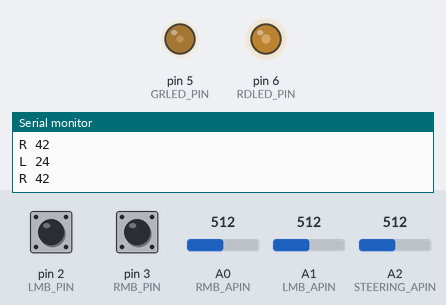
Bench run of a sketch on a simulated Arduino Leonardo, built with avr-gcc and run on an emulated ATmega32U4. On the bench: output pins drawn as LEDs (lit = HIGH), the last lines printed to the serial monitor. The inputs (shaded band) are chosen by the test bench; at power-on: A1 (LMB_APIN) = 512, A0 (RMB_APIN) = 512, pin 2 (LMB_PIN) HIGH, pin 3 (RMB_PIN) HIGH, A2 (STEERING_APIN) = 512. USB keyboard and mouse output is not drawn.

Above: at 1.2 s.
1.3 s: A1 (LMB_APIN) set to 716
At 2.1 s:
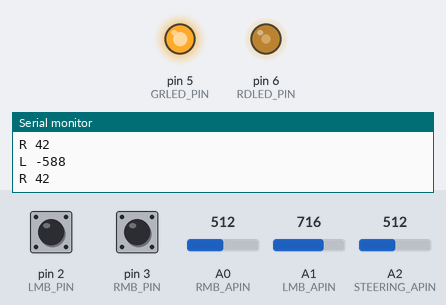
2.8 s: A0 (RMB_APIN) set to 900
At 3.2 s:
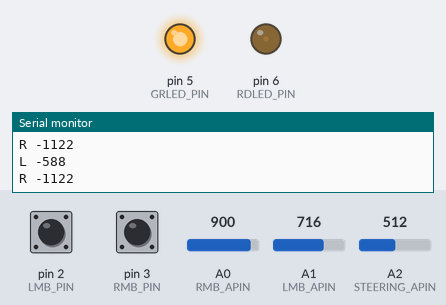
4.3 s: A1 (LMB_APIN) set to 531
5.8 s: A1 (LMB_APIN) set to 520
At 7.0 s:
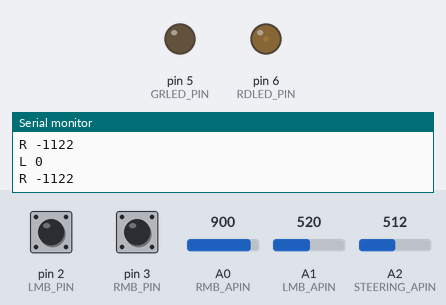
7.3 s: A0 (RMB_APIN) set to 902
At 8.1 s:
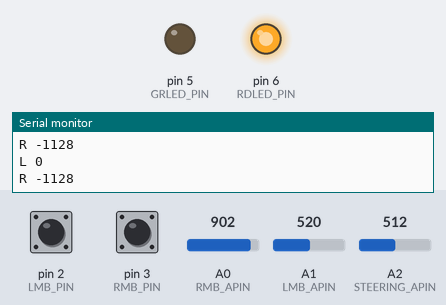
8.8 s: A0 (RMB_APIN) set to 1023
At 9.2 s:
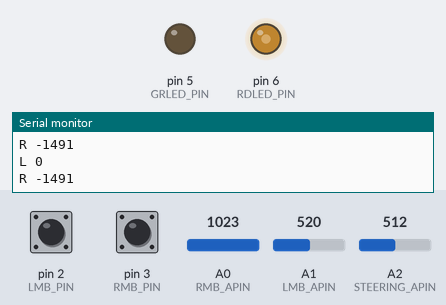
Timing chart, 0 to 11.3 s (numbered marks = the images above; inputs shaded):
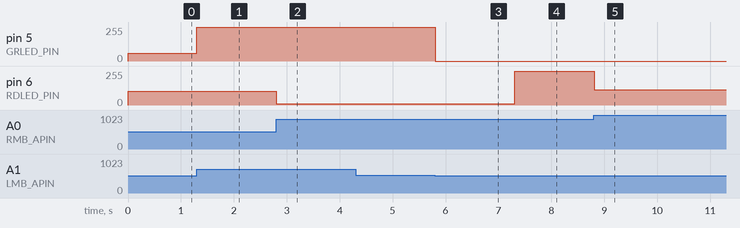

Measured:
- the behaviour switches between 521 and 520 on A1 (LMB_APIN) (found by bisection; images 2 and 3)
- the behaviour switches between 901 and 902 on A0 (RMB_APIN) (found by bisection; images 3 and 4)
- after the input at 1.3 s, pin 5 (GRLED_PIN): 60/255 → 255/255 at once
- after the input at 2.8 s, pin 6 (RDLED_PIN): 105/255 → 11/255 at once
- after the input at 5.8 s, pin 5 (GRLED_PIN): 255/255 → 0/255 at once
- after the input at 7.3 s, pin 6 (RDLED_PIN): 11/255 → 252/255 at once
- after the input at 8.8 s, pin 6 (RDLED_PIN): 252/255 → 113/255 at once

The sketch:

mouseCode.ino
```cpp
// By Sam Canonaco
// Based on examples by Matthew Heironimus
//-----------------------------------------------------------

#include <Joystick.h>

Joystick_ Joystick(JOYSTICK_DEFAULT_REPORT_ID,JOYSTICK_TYPE_GAMEPAD,

  2, 0,                  // Button Count, Hat Switch Count
  false, false, false,     // X and Y, but no Z Axis
  false, false, false,   // No Rx, Ry, or Rz
  false, false,          // No rudder or throttle
  true, true, true);  // No accelerator, brake, or steering

int LMB_PIN = 2;
int RMB_PIN = 3;

int GRLED_PIN = 5;
int RDLED_PIN = 6;

int LMB_LVALUE= 0;
int RMB_LVALUE= 0;

int LMB_APIN = A1;
int RMB_APIN = A0;
int STEERING_APIN=A2;

int LMB_AVALUE = 0;
int RMB_AVALUE = 0;
int STEERING_AVALUE = 128;

void setup() {
  // Initialize Button Pins
  Serial.begin(9600);
  pinMode(LMB_PIN, INPUT_PULLUP);
  pinMode(RMB_PIN, INPUT_PULLUP);
  pinMode(GRLED_PIN,OUTPUT);
  pinMode(RDLED_PIN,OUTPUT);

  // Initialize Joystick Library
  Joystick.begin();
  Joystick.setAcceleratorRange(0,100);
  Joystick.setBrakeRange(0,100);
  Joystick.setSteeringRange(256,0);

}

void loop() {

  // Read digital pin values
\
  int state = !digitalRead(LMB_PIN);
  if (state != LMB_LVALUE)
  {
    Joystick.setButton(0, state);
    LMB_LVALUE = state;
  }

  state = !digitalRead(RMB_PIN);
   if (state != RMB_LVALUE)
  {
    Joystick.setButton(1, state);
    RMB_LVALUE = state;
  }

  //Read analog pin values
  //Need to adjust based on sensors
  LMB_AVALUE = (analogRead(LMB_APIN)-520)*-3;
  RMB_AVALUE = (analogRead(RMB_APIN)-526)*-3;
  Serial.print("L ");
  Serial.print(LMB_AVALUE);
  Serial.print("\n");
  Serial.print("R ");
  Serial.print(RMB_AVALUE);
  Serial.print("\n");
  STEERING_AVALUE = analogRead(STEERING_APIN)/4;

  Joystick.setAccelerator(LMB_AVALUE);
  Joystick.setBrake(RMB_AVALUE);
  Joystick.setSteering(STEERING_AVALUE);

  analogWrite(GRLED_PIN,LMB_AVALUE*2.5);
  analogWrite(RDLED_PIN,RMB_AVALUE*2.5);

  delay(10);
}
```
